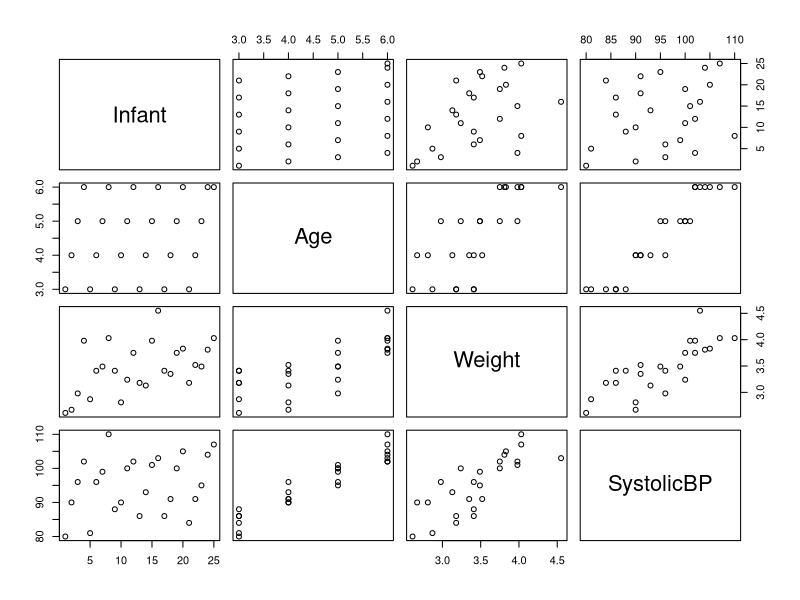

Write R code to recreate this figure.
## 12.11
medical <- read.table("data/medical.txt", header=TRUE)
head(medical)
plot(medical)
# a)
y <- medical$SystolicBP
x_1 <- medical$Age
x_2 <- medical$Weight
med_fit <- lm(y ~ x_1 + x_2)
summary(med_fit)
# Estimation for 1st order model
# estimated_SystolicBP = 57.2644 + 5.8041(Age_i) + 3.3162(Weight_i)

# b)
# From the model summary, the calculated Residual Standard Error = 2.454
# We use residuals to estimate error variance, so Residual Standard Error = Residual Standard Deviation

# c)
# beta_hat_2, the coefficient for Weight, represents the estimated change in the Systolic Blood Pressure corresponding to a unit change in Weight while holding all other variables fixed. So for each unit increase in Weight, we expect the Systolic Blood Pressure to increase by 3.3162 units, while all other variables (i.e. Age) are unchanged.

# 12.19
x_1sq <- x_1^2
x_2sq <- x_2^2

med_fit_order2 <- lm(y ~ x_1 + x_2 + x_1sq + x_2sq)
summary(med_fit_order2)

# a) 
#Overall, the quadratic model is not a very good fit compared to the 1st order model. This is because the p-values for all of the betas are relatively large, indicating that there is not enough evidence to outright reject the null hypothesis that the beta values are equal to zero - indicating that the beta values do not strongly contribute to predicting or estimating the response (Systolic BP).

# b
anova(med_fit, med_fit_order2)
# The results of the ANOVA analysis comparing the reduced model (the 1st order model from 12.11) to the full model (quadratic model) produced a p-value of 0.07576. This is greater than the significance level of 0.05 and indicates that we cannot reject the hypothesis that the ommitted variables (beta_3 and beta_4) are equal to zero. Thus it is possible that the coefficients for the second order terms are zero and do not contribute to the model.

#c)
# The first order model appears to be the better model. The p-values for the coefficients in the first order model are all below the significance threshold, with the intercept and x_1 coefficients being near zero. This indicates that the coefficients do contribute to the response estimates. The p-values for the quadratic model, on the other hand, do not have strong p-values. All but one exceed the significance level of 0.05 which indicates that its probable that any or all of the coefficients could actually be zero and thus not contributing to the estimated response value. Finally, the ANOVA test comparing the two models also calculated a p-value greater than the significance threshold, indicating that the two variables being tested - 2nd order variables - do not contribute to or enhance the simpler or reduced model, ie the 1st order model.

# 12.30
# a) estimate the mean SysBP for infant age=4 and weight=3
# estimated_SystolicBP = 57.2644 + 5.8041(Age_i) + 3.3162(Weight_i)
57.2644 + 5.8041*4 + 3.3162*3

# b) Provide 95% CI for the above estimate
predict(med_fit, data.frame(x_1=4, x_2=3), interval="conf", level=0.95)

# c) Provide 95% Prediction Interval for the estimate
predict(med_fit, data.frame(x_1=4, x_2=3), interval="pred", level=0.95)

# compare b) and c)
# The fitted value for estimated mean and prediction are the same since both use the same linear model. However, the 95% intervals for the values is different. The 95% prediction interval is larger than the 95% confidence interval for estimated mean. This is because the prediction interval is based on the estimated mean plus an additional error term, which in turn increases the interval. 

# 12.23
# a)
# an R^2 value of 58.2% means that 58.2% of the variation in the data is explained by the model. This value is calculated using values obtained in the Partition of the Sum-of-Squares equation: SS(Total) = SS(Error) + SS(Model), where SS(Total) is the total sum of squares in the data (sum of the squared distance between the response and the mean of the responses); SS(Error) is the sum of the squared distance between the response and the modeled response; and SS(Model) is the sum of the squared distance between the modeled response and the mean of the actual response). R^2 is the ratio of SS(Model) to SS(Total) which returns the ratio of the model to the total. The closer R^2 is to 1, the closer the SS(Model) is to SS(Total) which indicates that the model accounts for variability well (i.e. there is low SS(Error)).

# b)
fitness <- read.table(file="data/example_12-6.txt", header=TRUE)
print(fitness)
o <- lm(oxygen ~ weight + age + time + rate, data=fitness)
summary(o)
fitness$weight_sq <- fitness$weight**2
fitness$age_sq <- fitness$age**2
fitness$time_sq <- fitness$time**2
fitness$rate_sq <- fitness$rate**2
o_quad <- lm(oxygen ~ weight + age + time + rate + weight_sq + age_sq + time_sq + rate_sq, data = fitness)
summary(o_quad)

# fitting a quadratic model and comparing the R^2 results shows an increase of
0.5925 - 0.5815

# c)
# The quadratic model has NO slope coefficients below the 0.05 significance level. In fact, they all look pretty bad in confirming the individual hypothesis test that each coefficient could plausibly be zero which means none would be useful in the model.

# d)
# perform an ANOVA test on the full model (quadratic) and the reduced model (first-order)
anova(o, o_quad)

# The resultant p-value is very large compared to the 0.05 significance level. Therefore, we cannot reject the null hypothesis that posits the quadratic group of variables (those missing from the reduced model) do NOT contribute to or improve the fit of the first-order model.

# e)
# The first-order model would be strongly recommended over the combined first- and second-order model. All measurements indicate that the first- and second-order model is a weaker fit - the small increase to R^2, the high p-values of all the second-order model coefficients and the failure to reject the null hypothesis regarding the squared terms in the ANOVA test.
